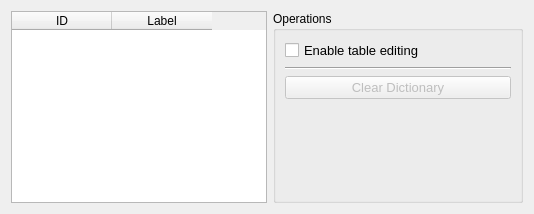
        <widget class="QWidget" name="tab_2">
         <attribute name="title">
          <string>Label dictionary</string>
         </attribute>
         <layout class="QHBoxLayout" name="horizontalLayout">
          <item>
           <widget class="QTableWidget" name="idLabelDictTable">
            <property name="alternatingRowColors">
             <bool>true</bool>
            </property>
            <property name="sortingEnabled">
             <bool>true</bool>
            </property>
            <attribute name="horizontalHeaderShowSortIndicator" stdset="0">
             <bool>true</bool>
            </attribute>
            <column>
             <property name="text">
              <string>ID</string>
             </property>
             <property name="textAlignment">
              <set>AlignCenter</set>
             </property>
            </column>
            <column>
             <property name="text">
              <string>Label</string>
             </property>
             <property name="textAlignment">
              <set>AlignCenter</set>
             </property>
            </column>
           </widget>
          </item>
          <item>
           <widget class="QGroupBox" name="groupBox_6">
            <property name="minimumSize">
             <size>
              <width>250</width>
              <height>0</height>
             </size>
            </property>
            <property name="font">
             <font>
              <pointsize>9</pointsize>
             </font>
            </property>
            <property name="title">
             <string>Operations</string>
            </property>
            <layout class="QVBoxLayout" name="verticalLayout_8">
             <item>
              <layout class="QVBoxLayout" name="verticalLayout_5">
               <item>
                <layout class="QGridLayout" name="gridLayout_4">
                 <item row="0" column="0">
                  <widget class="QCheckBox" name="checkBox_6">
                   <property name="enabled">
                    <bool>true</bool>
                   </property>
                   <property name="sizePolicy">
                    <sizepolicy hsizetype="Preferred" vsizetype="Preferred">
                     <horstretch>0</horstretch>
                     <verstretch>0</verstretch>
                    </sizepolicy>
                   </property>
                   <property name="font">
                    <font>
                     <pointsize>10</pointsize>
                    </font>
                   </property>
                   <property name="text">
                    <string>Enable table editing</string>
                   </property>
                  </widget>
                 </item>
                </layout>
               </item>
               <item>
                <widget class="Line" name="line_3">
                 <property name="sizePolicy">
                  <sizepolicy hsizetype="Preferred" vsizetype="Preferred">
                   <horstretch>0</horstretch>
                   <verstretch>0</verstretch>
                  </sizepolicy>
                 </property>
                 <property name="orientation">
                  <enum>Qt::Horizontal</enum>
                 </property>
                </widget>
               </item>
               <item>
                <widget class="QPushButton" name="clearLabelDictButton">
                 <property name="enabled">
                  <bool>false</bool>
                 </property>
                 <property name="sizePolicy">
                  <sizepolicy hsizetype="Preferred" vsizetype="Preferred">
                   <horstretch>0</horstretch>
                   <verstretch>0</verstretch>
                  </sizepolicy>
                 </property>
                 <property name="font">
                  <font>
                   <pointsize>10</pointsize>
                  </font>
                 </property>
                 <property name="text">
                  <string>Clear Dictionary</string>
                 </property>
                </widget>
               </item>
               <item>
                <spacer name="verticalSpacer_2">
                 <property name="orientation">
                  <enum>Qt::Vertical</enum>
                 </property>
                 <property name="sizeType">
                  <enum>QSizePolicy::MinimumExpanding</enum>
                 </property>
                 <property name="sizeHint" stdset="0">
                  <size>
                   <width>20</width>
                   <height>40</height>
                  </size>
                 </property>
                </spacer>
               </item>
              </layout>
             </item>
            </layout>
           </widget>
          </item>
         </layout>
        </widget>
